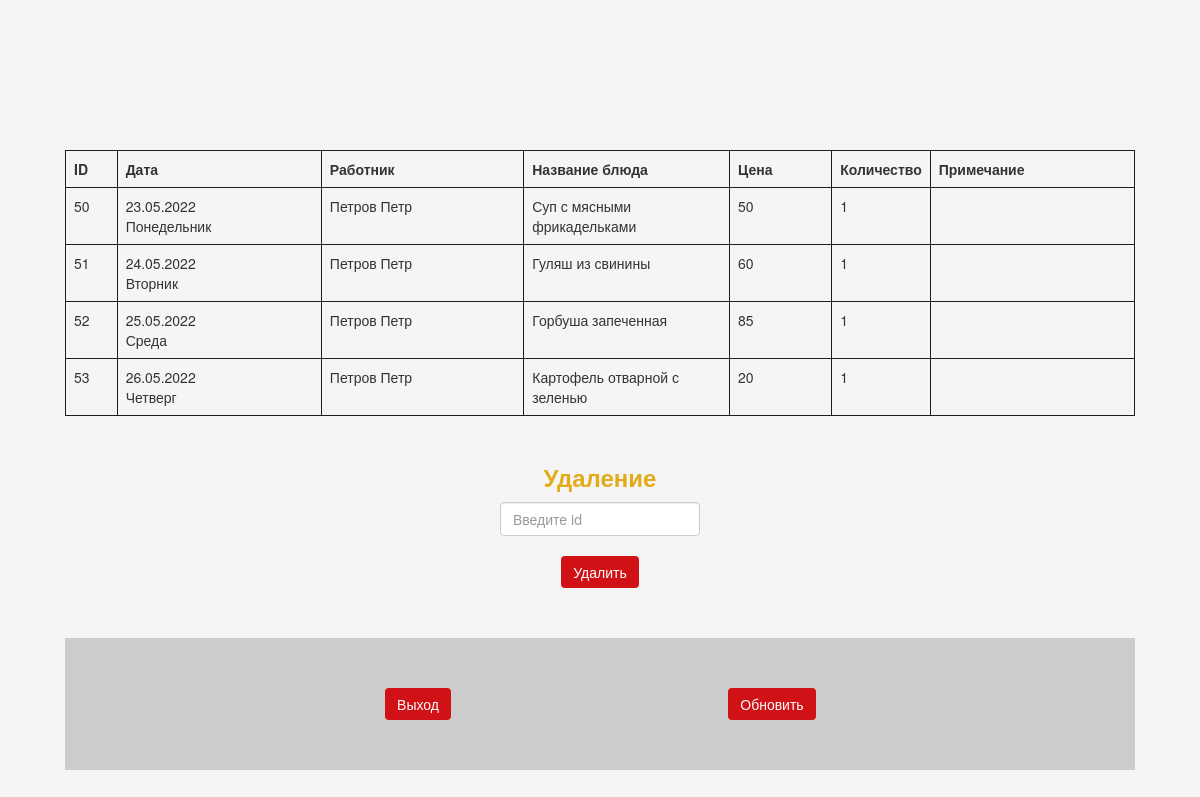
/php/menu_cook.php, run on the app's committed database.
### tables this page shows
CREATE TABLE `for_a_cook` (
  `id` int NOT NULL,
  `date` date NOT NULL,
  `worker` varchar(100) NOT NULL,
  `dish_name` varchar(255) NOT NULL,
  `price` int NOT NULL,
  `dish_amount` int NOT NULL,
  `note` varchar(255) NOT NULL
);

### php/menu_cook.php (the view, shortened to what this page needs)
<?php
 $connect = mysqli_connect("localhost", "root", "", "simtech");
 if(isset($_GET['character']))
 {
 	 $query = "SELECT * FROM `for_a_cook` WHERE `dish_name` LIKE '$character' ";
 }
 else
 {
 	$query = "SELECT * FROM `for_a_cook` ORDER BY `id` ";
 }
 $res = mysqli_query($connect,$query);
 ?>
<!DOCTYPE html>
<html lang="ru">
<head>
           <link rel="stylesheet" href="https://maxcdn.bootstrapcdn.com/bootstrap/3.3.6/css/bootstrap.min.css" />
           <link rel="stylesheet" href="/css/style.css">
</head>
<body>
	<div class="container" style="width:1100px;">
		<div class="table-responsive">
			 <table style="margin-top: 150px;" class="table table-bordered">
	                        <tr>
								<th style="border: 1px solid #172028;" width="5%">ID</th>
                                        <th style="border: 1px solid #172028;" width="20%">Дата</th>
                                        <th style="border: 1px solid #172028;" width="20%">Работник</th>
								<th style="border: 1px solid #172028;" width="20%">Название блюда</th>
                                        <th style="border: 1px solid #172028;" width="10%">Цена</th>
								<th style="border: 1px solid #172028;" width="5%">Количество</th>
                                        <th style="border: 1px solid #172028;" width="20%">Примечание</th>
						</tr>
                          <?php
                          if(mysqli_num_rows($res) > 0)
                          {
                               while($row = mysqli_fetch_array($res))
                               {
                                   $date=date('l',strtotime($row["date"]));
                                        if ($date === 'Monday')
                                        {
                                             $date="Понедельник";
                                        }
                                        elseif($date === 'Tuesday')
                                        {
                                             $date="Вторник";
                                        }
                                        elseif($date === 'Wednesday')
                                             {
                                             $date="Среда";
                                        }
                                        elseif($date === 'Thursday')
                                        {
                                             $date="Четверг";
                                        }
                                        elseif ($date === 'Friday' )
                                        {
                                             $date="Пятница";
                                        }
                          ?>
                          <tr>
                               <td style="border: 1px solid #172028;"><?php echo $row["id"]; ?></td>
                               <td style="border: 1px solid #172028;"><?php echo date('d.m.Y',strtotime($row["date"]));?><br><?php echo $date;  ?> </td>
                               <td style="border: 1px solid #172028;"><?php echo $row["worker"]; ?></td>
                               <td style="border: 1px solid #172028;"><?php echo $row["dish_name"]; ?></td>
                               <td style="border: 1px solid #172028;"><?php echo $row["price"]; ?></td>
                               <td style="border: 1px solid #172028;"><?php echo $row["dish_amount"]; ?></td>
                               <td style="border: 1px solid #172028;"><?php echo $row["note"]; ?></td>
                          </tr>
                          <?php
                               }
                          }
                          else
                          {
                          ?>
                          <tr>
                               <td style="border: 1px solid #172028;" colspan="3" align="center">Data not Found</td>
                          </tr>
                          <?php
                          }
                          ?>
                     </table>
                     <div  align="center" style="margin-top: 50px; margin-bottom: 50px;" class="del">
                         <h3>Удаление</h3>
                         <form style="width: 200px; " action="del_id_from_menu_cook.php" class="forma" method="post">
                              <input type="text" class="form-control" name="yid"  placeholder="Введите id "><br>
                                   <button class="btn btn-success bit" type="submit">Удалить</button>
                         </form>
                     </div>
                    <ul><li> <form action="/php/exit.php"><input type="submit" style=" margin-top: 50px; margin-bottom: 50px; " name="back" class="btn btn-success bit" value="Выход" /></form> </li>
                     <li><form action="menu_cook.php?action=add&id=<?php echo $row["id"]; ?>"><input type="submit" style=" margin-top: 50px; margin-bottom: 50px; " name="upd" class="btn btn-success bit" value="Обновить" /></form> </li>
                     </ul>
		</div>
	</div>
</body>
</html>

### css/style.css (style rules this page uses)
body { position: relative; line-height: 1.4; min-width: 320px; overflow-x: hidden; height: auto; background-color: #f5f5f5; }
.forma { width: 500px; }
form { width: 500px; }
.bit { background-color: #D01217; border: none; }
h3 { font-family: 'Montserrat', sans-serif; font-size: 24px; font-weight: 600; color: #E3AB19; }
ul { background-color: #172028; line-height: 55px; text-align: center; }
li { display: inline-block; list-style-type:none ; margin-right: 50px; }

### php/menu_cook.php (style rules this page uses)
ul { background-color: #cccccc; line-height: 55px; text-align: center; }
li { display: inline-block; list-style-type:none ; margin-right: 50px; }
form { width: 300px; }

### data on the page
for_a_cook: id "50", date "23.05.2022", date "Понедельник", worker "Петров Петр", dish_name "Суп с мясными фрикадельками", price "50", dish_amount "1"
for_a_cook: id "51", date "24.05.2022", date "Вторник", worker "Петров Петр", dish_name "Гуляш из свинины", price "60", dish_amount "1"
for_a_cook: id "52", date "25.05.2022", date "Среда", worker "Петров Петр", dish_name "Горбуша запеченная", price "85", dish_amount "1"
for_a_cook: id "53", date "26.05.2022", date "Четверг", worker "Петров Петр", dish_name "Картофель отварной с зеленью", price "20", dish_amount "1"
